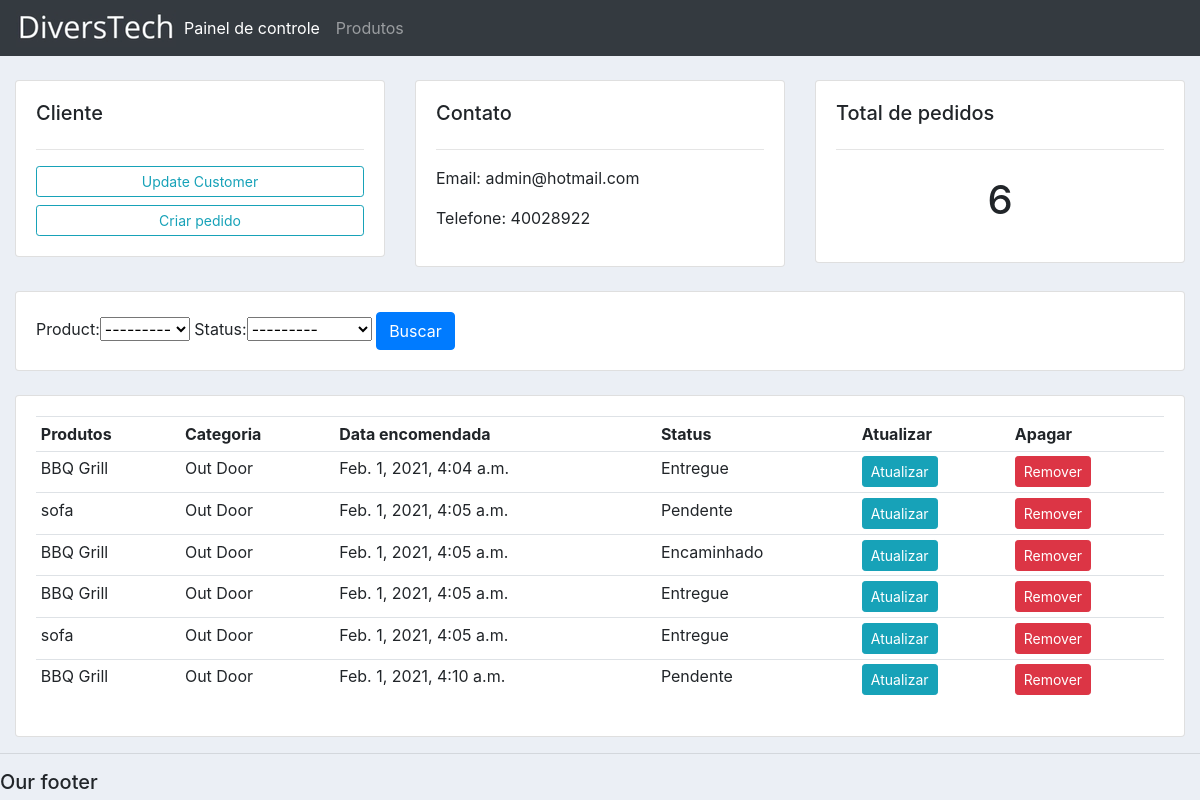
/customer/3/, run on the app's committed database.
### contas/models.py (models this page shows, shortened)
class Customer(models.Model):
	name = models.CharField(max_length=200, null=True)
	phone = models.CharField(max_length=200, null=True)
	email = models.CharField(max_length=200, null=True)
	date_created = models.DateTimeField(auto_now_add=True, null=True)

class Order(models.Model):
	STATUS = (
			('Pendente', 'Pendente'),
			('Encaminhado', 'Encaminhado'),
			('Entregue', 'Entregue'),
			)
	customer = models.ForeignKey(Customer, null=True, on_delete= models.SET_NULL)
	product = models.ForeignKey(Product, null=True, on_delete= models.SET_NULL)
	date_created = models.DateTimeField(auto_now_add=True, null=True)
	status = models.CharField(max_length=200, null=True, choices=STATUS)

class Product(models.Model):
	CATEGORY = (
			('Indoor', 'Indoor'),
			('Out Door', 'Out Door'),
			)
	name = models.CharField(max_length=200, null=True)
	price = models.FloatField(null=True)
	category = models.CharField(max_length=200, null=True, choices=CATEGORY)
	description = models.CharField(max_length=200, null=True, blank=True)
	date_created = models.DateTimeField(auto_now_add=True, null=True)
	tags = models.ManyToManyField(Tag)
	def __str__(self):
		return self.name

### contas/views.py (the view)
# urls.py: path('customer/<str:pk_test>/', views.customer, name="customer"),
def customer(request, pk_test):
    customer = Customer.objects.get(id=pk_test)
    orders = customer.order_set.all()
    order_count = orders.count()
    myFilter = OrderFilter(request.GET, queryset=orders)
    orders = myFilter.qs
    context = {'customer':customer, 'orders':orders, 'order_count':order_count,'myFilter': myFilter}
    return render(request, 'contas/customer.html',context)

### contas/templates/contas/customer.html
{%  extends 'contas/main.html' %}
{% block content %}
	<br>
<div class="row">
	<div class="col-md">
		<div class="card card-body">
			<h5>Cliente</h5>
			<hr>
			<a class="btn btn-outline-info  btn-sm btn-block" href="">Update Customer</a>
			<a class="btn btn-outline-info  btn-sm btn-block"
			href="{% url 'create_order' customer.id%}">Criar pedido</a>
		</div>
	</div>
	<div class="col-md">
		<div class="card card-body">
			<h5>Contato</h5>
			<hr>
			<p>Email: {{customer.email}}</p>
			<p>Telefone: {{customer.phone}}</p>
		</div>
	</div>
	<div class="col-md">
		<div class="card card-body">
			<h5>Total de pedidos</h5>
			<hr>
			<h1 style="text-align: center;padding: 10px">{{order_count}}</h1>
		</div>
	</div>
</div>
<br>
<div class="row">
	<div class="col">
		<div class="card card-body">
			<form method="get">
				{{myFilter.form}}
		    <button class="btn btn-primary" type="submit">Buscar</button>
		  </form>
		</div>
	</div>
</div>
<br>
<div class="row">
	<div class="col-md">
		<div class="card card-body">
			<table class="table table-sm">
				<tr>
					<th>Produtos</th>
					<th>Categoria</th>
					<th>Data encomendada</th>
					<th>Status</th>
					<th>Atualizar</th>
					<th>Apagar</th>
				</tr>
				{% for order in orders %}
				<tr>
					<td>{{order.product}}</td>
					<td>{{order.product.category}}</td>
					<td>{{order.date_created}}</td>
					<td>{{order.status}}</td>
					<td><a class="btn btn-sm btn-info" href="{% url 'update_order' order.id%}">Atualizar</a></td>
					<td><a class="btn btn-sm btn-danger" href="{% url 'delete_order' order.id%}">Remover</a></td>
				</tr>
				{% endfor %}
			</table>
		</div>
	</div>
</div>
{% endblock %}

### static/css/main.css (style rules this page uses)
body { background-color: #ebeff5; }

### data on the page
Customer: email "admin@hotmail.com", phone "40028922"
Order: product "BBQ Grill", product.category "Out Door", date_created "Feb. 1, 2021, 4:04 a.m.", status "Entregue"
Order: product "sofa", product.category "Out Door", date_created "Feb. 1, 2021, 4:05 a.m.", status "Pendente"
Order: product "BBQ Grill", product.category "Out Door", date_created "Feb. 1, 2021, 4:05 a.m.", status "Encaminhado"
Order: product "BBQ Grill", product.category "Out Door", date_created "Feb. 1, 2021, 4:05 a.m.", status "Entregue"
Order: product "sofa", product.category "Out Door", date_created "Feb. 1, 2021, 4:05 a.m.", status "Entregue"
Order: product "BBQ Grill", product.category "Out Door", date_created "Feb. 1, 2021, 4:10 a.m.", status "Pendente"

### other printed values
{{ order_count }} "6"
